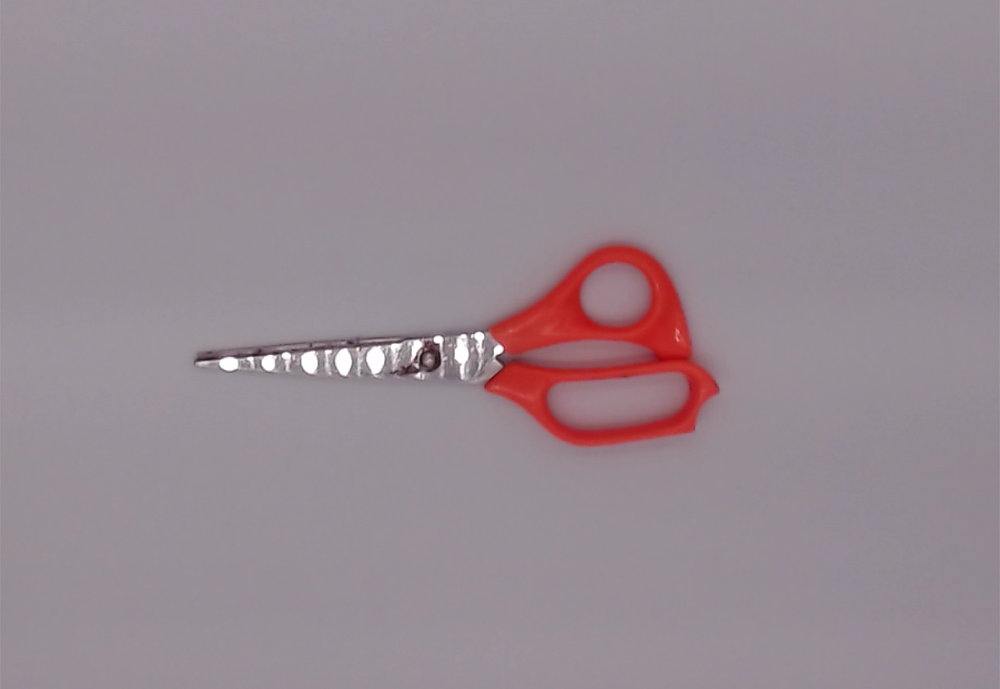
%> input picture imgs/Images/tijera/png/t_1.png, 1000 x 689 px, shrunk from 3754 x 2587 before the run
$ octave con_kmeans.m   (GNU Octave 9; MATLAB toolbox functions it lacks are replaced by stand-ins)
%> lines starting %> are read from the running program, lines starting %| are printed output that depends on the picture; in (x1, y1, x2, y2) boxes, pixels count from 0 and x2, y2 are one past the last pixel; in counts of white or black regions, pixels touching at a corner belong together; the program's own positions count from 1
% Read an image
image = imread('/Users/gianna/Documents/CINVESTAV/AID/images/train/tijera/t_1.png');
%> image is the input picture: size 689x1000x3 uint8; mean R, G, B 152, 138.9, 146.9

%image = imread('/Users/gianna/Documents/personal/48279979_024_8fae.jpg');
% Convert the image to double precision for processing
image = im2double(image);
%> image: size 689x1000x3 double

% Reshape the image to a 2D matrix of pixels
pixels = reshape(image, [], 3);

% Perform K-means clustering
numClusters = 2; % Number of clusters
[clusterIndices, clusterCenters] = kmeans(pixels, numClusters);
%> clusterCenters = [0.594 0.557 0.589; 0.647 0.202 0.214]

% Assign each pixel to its corresponding cluster center
segmentedImage = reshape(clusterIndices, size(image, 1), size(image, 2));
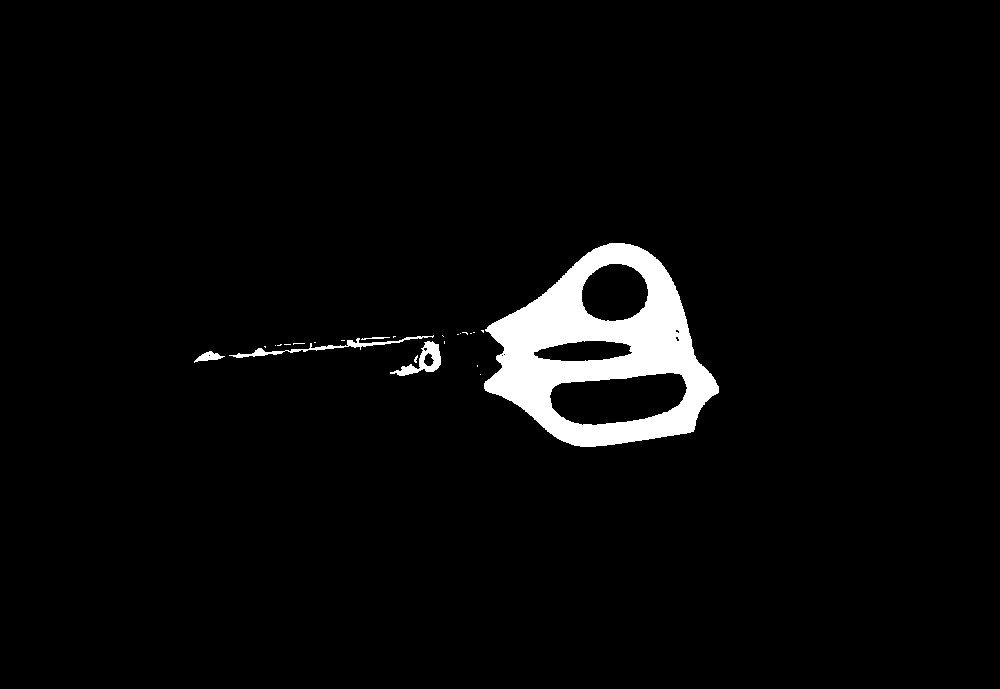
%> segmentedImage: size 689x1000 double; values 1 (black) and 2 (white), 3.5% white; 24 white regions (19 under 20 px), largest, box (x1, y1, x2, y2) and area: (484, 243, 719, 447) 22312, (229, 335, 434, 358) 640, (390, 341, 441, 376) 623, (194, 351, 225, 363) 173, (361, 337, 390, 340) 44

% Display the original image
figure;
imshow(image);
title('Original Image');

% Display the segmented image
figure;
imshow(segmentedImage, []);
title('Segmentada');

% Perform imfill to fill the holes in the binary image
filledImage = imfill(segmentedImage, 'holes');
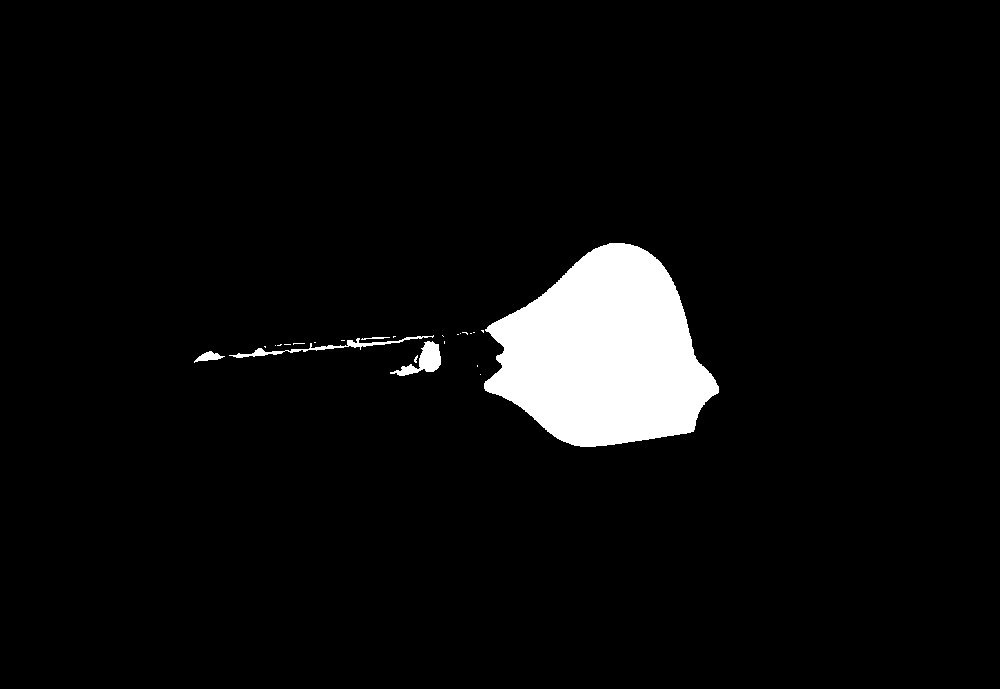
%> filledImage: size 689x1000 double; values 1 (black) and 2 (white), 4.9% white; 24 white regions (19 under 20 px), largest, box (x1, y1, x2, y2) and area: (484, 243, 719, 447) 32004, (390, 341, 441, 376) 715, (229, 335, 434, 358) 640, (194, 351, 225, 363) 174, (361, 337, 390, 340) 44

% Display the original binary image and the filled image

figure;
imshow(~filledImage,[]);
title('Filled Image');

$ run again, with imgs/Images/tijera/png/t_10.png copied over imgs/Images/tijera/png/t_1.png
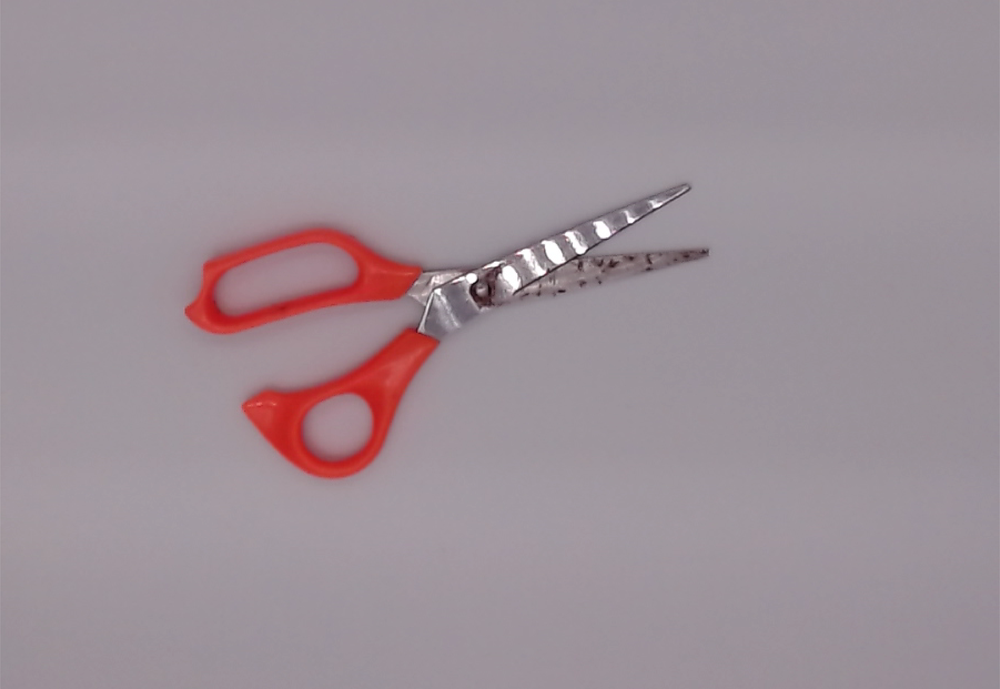
%> input picture imgs/Images/tijera/png/t_10.png, 1000 x 689 px, shrunk from 3754 x 2587 before the run
%> image is the input picture: size 689x1000x3 uint8; mean R, G, B 157.8, 144.4, 151.9
%> image: size 689x1000x3 double
%> clusterCenters = [0.617 0.579 0.609; 0.662 0.228 0.233]
%> `segmentedImage = reshape(clusterIndices, size(image, 1), size(image, 2..`:
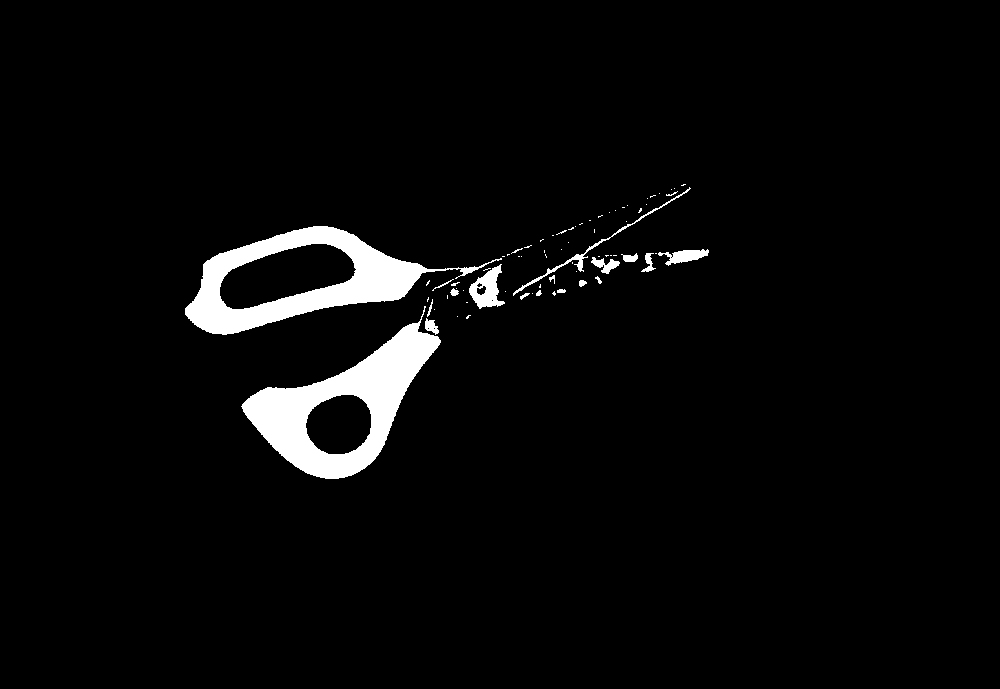
%> segmentedImage: size 689x1000 double; values 1 (black) and 2 (white), 3.6% white; 73 white regions (55 under 20 px), largest, box (x1, y1, x2, y2) and area: (241, 306, 441, 479) 11610, (185, 226, 502, 335) 10521, (469, 264, 505, 309) 815
%> `filledImage = imfill(segmentedImage, 'holes');`:
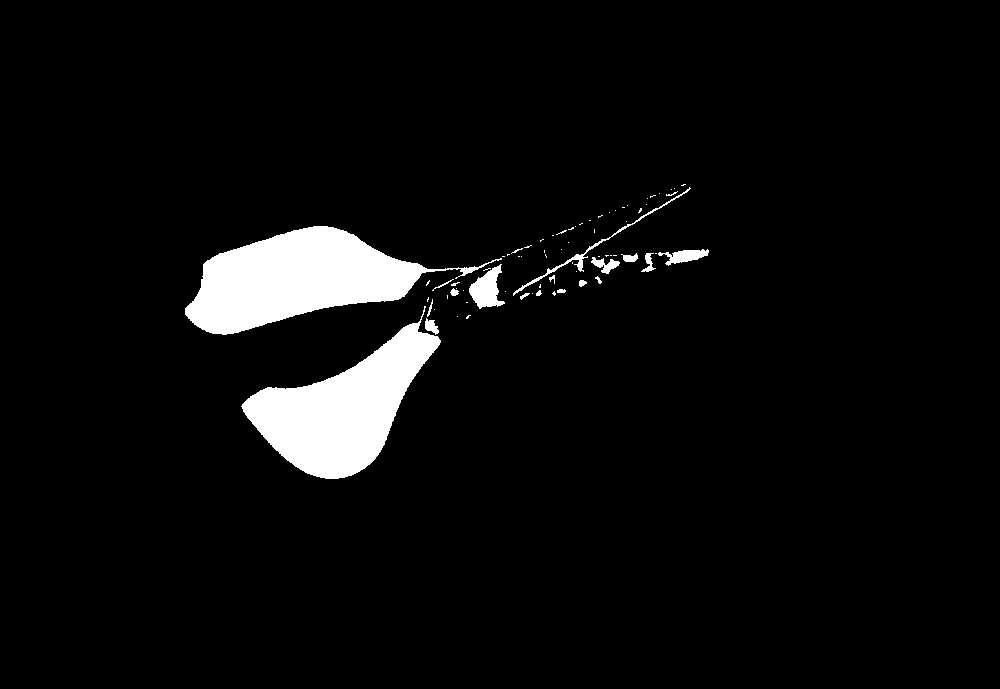
%> filledImage: size 689x1000 double; values 1 (black) and 2 (white), 4.9% white; 73 white regions (55 under 20 px), largest, box (x1, y1, x2, y2) and area: (185, 226, 502, 335) 16052, (241, 306, 441, 479) 14632, (469, 264, 505, 309) 881
